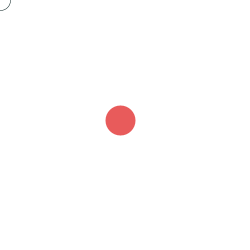
Frame 1 (no input)
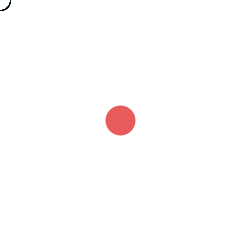
Frame 60 (the mouse pressed at the canvas centre just before this capture)
Frame 120 (the mouse held since frame 60 and released just before this capture): identical to frame 60, image omitted

The Processing sketch that drew these frames (run headless with seeded random() and noise(); from frame 60 on, the mouse is pressed at the canvas centre):

// Processing sketch: processing_18618
// ── processing_18618.pde

void setup(){
size(250,250);
background(255);
strokeWeight(4);
smooth();
stroke(0,102);
}

void draw (){
  strokeWeight(0.5);
  stroke(mouseY,24,24);
  fill(0,0);
  //black to red circles when mouse is moved around
ellipse(mouseX,mouseY,20,20);
strokeWeight(10);
stroke(255);
for(int y=0; y<=height; y+=40){ 
for (int x=0; x<=width; x+=40){
 //white background of circle outlines 
ellipse(x,y,40,40);}}
//pink circle in the centre
fill(#E85B5B);
ellipse(120,120,40,40);
}
